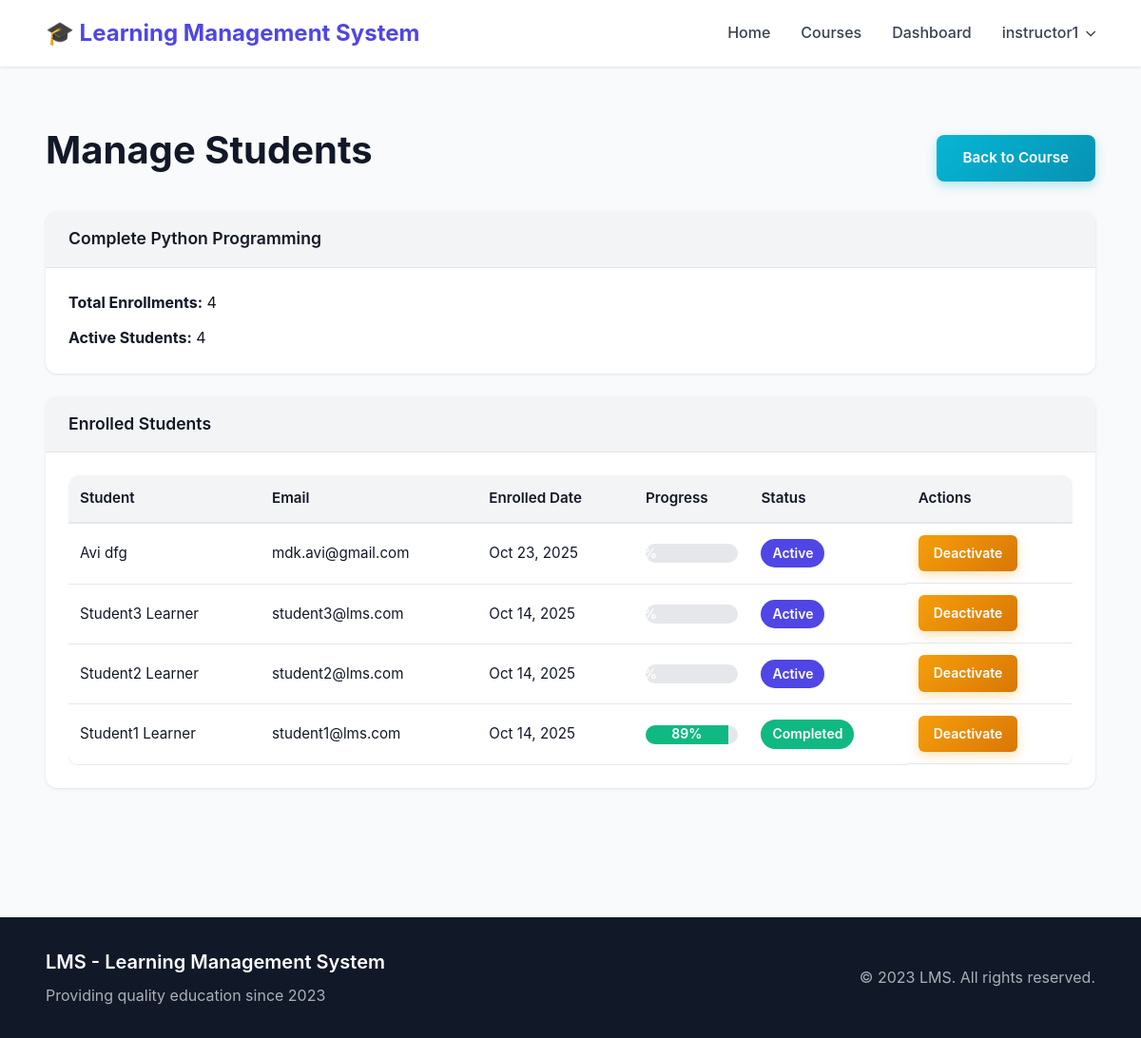
The app's page /courses/10/students/ (signed in) with its own data.
### accounts/models.py (models this page shows, shortened)
class User(AbstractUser):
    USER_TYPE_CHOICES = (
        ('student', 'Student'),
        ('instructor', 'Instructor'),
        ('admin', 'Admin'),
    )
    user_type = models.CharField(max_length=10, choices=USER_TYPE_CHOICES, default='student')
    profile_picture = models.ImageField(upload_to='profile_pictures/', null=True, blank=True)
    phone = models.CharField(max_length=20, null=True, blank=True)
    bio = models.TextField(blank=True, null=True)
    date_of_birth = models.DateField(null=True, blank=True)
    website = models.URLField(max_length=200, blank=True, null=True)
    address = models.TextField(blank=True, null=True)
    LEARNING_STYLE_CHOICES = (
        ('visual', 'Visual'),
        ('auditory', 'Auditory'),
        ('reading', 'Reading/Writing'),
        ('kinesthetic', 'Kinesthetic'),
    )
    learning_style = models.CharField(max_length=20, choices=LEARNING_STYLE_CHOICES, null=True, blank=True)
    preferred_language = models.CharField(max_length=50, blank=True, null=True)
    daily_study_goal = models.PositiveIntegerField(default=30, validators=[MinValueValidator(15), MaxValueValidator(480)])  # in minutes
    @property
    def is_instructor(self):
        return self.user_type == 'instructor'
    @property
    def is_admin(self):
        return self.is_superuser or self.user_type == 'admin'

### courses/models.py (models this page shows, shortened)
class Course(models.Model):
    title = models.CharField(max_length=200, unique=True)
    code = models.CharField(max_length=20, unique=True, blank=True, null=True, help_text="Unique course code (e.g., CS101)")
    description = models.TextField()
    instructor = models.ForeignKey(
        settings.AUTH_USER_MODEL,
        on_delete=models.CASCADE,
        related_name='courses_taught'
    )
    thumbnail = models.ImageField(upload_to='course_thumbnails/', null=True, blank=True)
    syllabus = models.FileField(upload_to='syllabi/', null=True, blank=True)
    category = models.ForeignKey(Category, on_delete=models.SET_NULL, null=True, blank=True, related_name='courses')
    created_at = models.DateTimeField(auto_now_add=True)
    updated_at = models.DateTimeField(auto_now=True)

class Enrollment(models.Model):
    student = models.ForeignKey(
        settings.AUTH_USER_MODEL,
        on_delete=models.CASCADE,
        related_name='enrollments'
    )
    course = models.ForeignKey(Course, on_delete=models.CASCADE, related_name='enrollments')
    enrollment_date = models.DateTimeField(auto_now_add=True)
    completed = models.BooleanField(default=False)
    completion_date = models.DateTimeField(null=True, blank=True)
    progress = models.DecimalField(max_digits=5, decimal_places=2, default=0.00)
    is_active = models.BooleanField(default=True)
    class Meta:
        unique_together = ('student', 'course')
    def update_progress(self):
        from lessons.models import LessonCompletion
        total_lessons = sum(module.lessons.count() for module in self.course.modules.all())
        if total_lessons == 0:
            return
        completed_lessons = LessonCompletion.objects.filter(
            student=self.student,
            lesson__module__course=self.course
        ).count()
        self.progress = (completed_lessons / total_lessons) * 100
        if self.progress >= 100:
            self.completed = True
            if not self.completion_date:
                from django.utils import timezone
                self.completion_date = timezone.now()
            self._generate_certificate()
        self.save()

### courses/views.py (the view)
# urls.py: path('<int:pk>/students/', views.manage_course_students, name='manage_students'),
@login_required
@instructor_required
def manage_course_students(request, pk):
    course = get_object_or_404(Course, pk=pk, instructor=request.user)
    enrollments = Enrollment.objects.filter(course=course).select_related('student').order_by('-enrollment_date')
    for enrollment in enrollments:
        enrollment.update_progress()
    context = {
        'course': course,
        'enrollments': enrollments,
    }
    return render(request, 'courses/manage_students.html', context)

### templates/courses/manage_students.html (shortened to what this page needs)
{% extends 'base.html' %}
{% block content %}
<div class="container py-5">
    <div class="d-flex justify-content-between align-items-center mb-4">
        <h1>Manage Students</h1>
        <a href="{% url 'courses:course_detail' course.pk %}" class="btn btn-secondary">Back to Course</a>
    </div>
    <div class="card mb-4">
        <div class="card-header">
            <h5 class="mb-0">{{ course.title }}</h5>
        </div>
        <div class="card-body">
            <p><strong>Total Enrollments:</strong> {{ enrollments.count }}</p>
            <p><strong>Active Students:</strong> {{ enrollments|length }}</p>
        </div>
    </div>
    <div class="card">
        <div class="card-header">
            <h5 class="mb-0">Enrolled Students</h5>
        </div>
        <div class="card-body">
            {% if enrollments %}
            <div class="table-responsive">
                <table class="table table-hover">
                    <thead>
                        <tr>
                            <th>Student</th>
                            <th>Email</th>
                            <th>Enrolled Date</th>
                            <th>Progress</th>
                            <th>Status</th>
                            <th>Actions</th>
                        </tr>
                    </thead>
                    <tbody>
                        {% for enrollment in enrollments %}
                        <tr>
                            <td>{{ enrollment.student.get_full_name|default:enrollment.student.username }}</td>
                            <td>{{ enrollment.student.email }}</td>
                            <td>{{ enrollment.enrollment_date|date:"M d, Y" }}</td>
                            <td>
                                <div class="progress" style="height: 20px;">
                                    <div class="progress-bar {% if enrollment.completed %}bg-success{% endif %}"
                                         role="progressbar"
                                         style="width: {{ enrollment.progress }}%">
                                        {{ enrollment.progress|floatformat:0 }}%
                                    </div>
                                </div>
                            </td>
                            <td>
                                {% if enrollment.completed %}
                                <span class="badge bg-success">Completed</span>
                                {% elif enrollment.is_active %}
                                <span class="badge bg-primary">Active</span>
                                {% else %}
                                <span class="badge bg-secondary">Inactive</span>
                                {% endif %}
                            </td>
                            <td>
                                <form method="post" action="{% url 'courses:toggle_enrollment' enrollment.id %}" style="display: inline;">
                                    <button type="submit" class="btn btn-sm {% if enrollment.is_active %}btn-warning{% else %}btn-success{% endif %}">
                                        {% if enrollment.is_active %}Deactivate{% else %}Activate{% endif %}
                                    </button>
                                </form>
                            </td>
                        </tr>
                        {% endfor %}
                    </tbody>
                </table>
            </div>
            {% else %}
            <p class="text-muted text-center py-4">No students enrolled yet.</p>
            {% endif %}
        </div>
    </div>
</div>
{% endblock %}

### templates/base.html (shortened to what this page needs)
<!DOCTYPE html>
<html lang="en">
<head>
    <link rel="stylesheet" href="https://cdnjs.cloudflare.com/ajax/libs/font-awesome/6.0.0/css/all.min.css">
    {% load static %}
    <link rel="stylesheet" href="{% static 'css/reset.css' %}?v=11">
    <link rel="stylesheet" href="{% static 'css/responsive.css' %}?v=17">
    <link rel="stylesheet" href="{% static 'css/style.css' %}?v=11">
    <link rel="stylesheet" href="{% static 'css/admin-fix.css' %}?v=11">
    <link rel="stylesheet" href="{% static 'css/navbar-fix.css' %}?v=11">
    <link rel="stylesheet" href="{% static 'css/instructor-students.css' %}?v=11">
    <link rel="stylesheet" href="{% static 'css/lessons.css' %}?v=2">
    <link rel="stylesheet" href="{% static 'css/quizzes.css' %}?v=2">
    <link rel="stylesheet" href="{% static 'css/dashboard.css' %}?v=2">
    <link rel="stylesheet" href="{% static 'css/student-progress.css' %}?v=2">
    <link rel="stylesheet" href="{% static 'css/admin-progress.css' %}?v=2">
    <link rel="stylesheet" href="{% static 'css/doubts.css' %}?v=2">
    <link rel="stylesheet" href="{% static 'css/assessments.css' %}?v=2">
    <link rel="stylesheet" href="{% static 'css/forms.css' %}?v=1">
</head>
<body>
    <nav class="navbar">
        <div class="container navbar-container">
            <a class="navbar-brand" href="/">🎓 Learning Management System</a>
            <div class="navbar-menu" id="navbarMenu">
                <a class="nav-link" href="{% url 'home' %}">Home</a>
                <a class="nav-link" href="{% url 'courses:course_list' %}">Courses</a>
                {% if user.is_authenticated %}
                <a class="nav-link" href="{% url 'accounts:dashboard' %}">Dashboard</a>
                <div class="dropdown" id="userDropdownContainer">
                    <span class="nav-link dropdown-toggle" onclick="toggleDropdown(event)">{{ user.username }}</span>
                </div>
                {% else %}
                <a class="nav-link" href="{% url 'accounts:login' %}">Login</a>
                <a class="btn-register" href="{% url 'accounts:register' %}">Register</a>
                {% endif %}
            </div>
        </div>
    </nav>
    <main>
        {% block content %}{% endblock %}
    </main>
    <footer>
        <div class="container">
            <div class="footer-content">
                <div class="footer-left">
                    <h5>LMS - Learning Management System</h5>
                    <p>Providing quality education since 2023</p>
                </div>
                <div class="footer-right">
                    <p>&copy; 2023 LMS. All rights reserved.</p>
                </div>
            </div>
        </div>
    </footer>
</body>
</html>

### static/css/style.css (style rules this page uses)
table td:last-child { display: flex; gap: 0.5rem; flex-wrap: wrap; }
table .btn { padding: 0.5rem 1rem; font-size: 0.875rem; }
footer { background: var(--gray-900); color: var(--gray-300); padding: 2rem 0; margin-top: 4rem; }

### static/css/admin-fix.css (style rules this page uses)
.admin-actions .btn, .admin-btn, .card-header .btn, .card-footer .btn, table .btn { width: auto !important; display: inline-flex !important; }
form .btn:not(.btn-block) { width: auto !important; }
.card { margin-bottom: 1.5rem; }
.card-body { padding: 1.5rem; }
.card-header { padding: 1rem 1.5rem; }
.align-items-center { align-items: center; }
.progress { height: 25px; background: var(--gray-200); border-radius: 9999px; overflow: hidden; }
.progress-bar { height: 100%; display: flex; align-items: center; justify-content: center; color: white; font-weight: 600; transition: width 0.6s ease; }
.bg-success { background: var(--success) !important; }
.bg-primary { background: var(--primary) !important; }
.table { width: 100%; margin: 0; }
.table td, .table th { vertical-align: middle; }
.d-flex { display: flex !important; }
.justify-content-between { justify-content: space-between !important; }
.align-items-center { align-items: center !important; }
.mb-4 { margin-bottom: 1.5rem !important; }

### static/css/navbar-fix.css (style rules this page uses)
.navbar .dropdown { position: relative; }
.navbar .dropdown-toggle { cursor: pointer; user-select: none; display: flex; align-items: center; gap: 0.5rem; }
.navbar .dropdown-toggle::after { content: '\f078'; font-family: 'Font Awesome 6 Free'; font-weight: 900; font-size: 0.7rem; transition: transform 0.3s; }

### static/css/instructor-students.css (style rules this page uses)
.mb-4 { margin-bottom: 1.5rem; }
.container .card { margin-bottom: 1.5rem; width: 100%; }
.container .card-body p { margin-bottom: 0.75rem; word-wrap: break-word; }
.container .card-body p:last-child { margin-bottom: 0; }
.container .card-header h5 { margin: 0; font-size: 1.1rem; }
.container .table-responsive { overflow-x: auto; }
.container .table { width: 100%; margin: 0; font-size: 0.95rem; }
.container .table td, .container .table th { padding: 0.75rem; vertical-align: middle; white-space: nowrap; }

### records on screen
User: username "instructor1"
Course: title "Complete Python Programming"
Enrollment: student.get_full_name "Avi dfg", student.email "mdk.avi@gmail.com", enrollment_date "Oct 23, 2025", completed "Active", is_active "Deactivate"
Enrollment: student.get_full_name "Student3 Learner", student.email "student3@lms.com", enrollment_date "Oct 14, 2025", completed "Active", is_active "Deactivate"
Enrollment: student.get_full_name "Student2 Learner", student.email "student2@lms.com", enrollment_date "Oct 14, 2025", completed "Active", is_active "Deactivate"
Enrollment: student.get_full_name "Student1 Learner", student.email "student1@lms.com", enrollment_date "Oct 14, 2025", progress "89", completed "Completed", is_active "Deactivate"

### other values on screen
{{ enrollments.count }} "4"
{{ enrollments|length }} "4"
